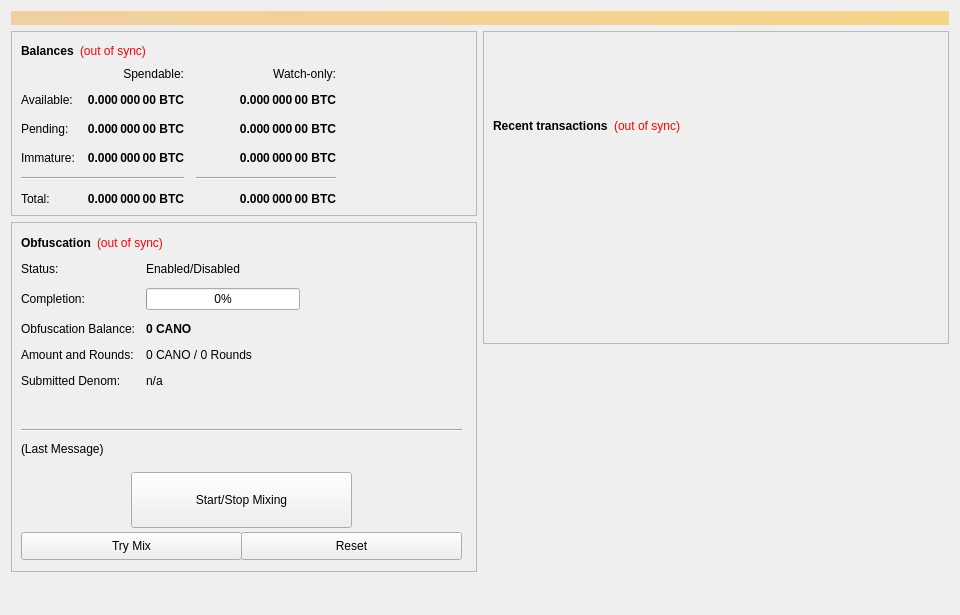
<?xml version="1.0" encoding="UTF-8"?>
<ui version="4.0">
 <class>OverviewPage</class>
 <widget class="QWidget" name="OverviewPage">
  <property name="geometry">
   <rect>
    <x>0</x>
    <y>0</y>
    <width>960</width>
    <height>615</height>
   </rect>
  </property>
  <property name="minimumSize">
   <size>
    <width>960</width>
    <height>0</height>
   </size>
  </property>
  <property name="windowTitle">
   <string>Form</string>
  </property>
  <layout class="QVBoxLayout" name="topLayout">
   <item>
    <widget class="QLabel" name="labelAlerts">
     <property name="visible">
      <bool>false</bool>
     </property>
     <property name="styleSheet">
      <string notr="true">background-color: qlineargradient(x1: 0, y1: 0, x2: 1, y2: 0, stop:0 #F0D0A0, stop:1 #F8D488); color:#000000;</string>
     </property>
     <property name="wordWrap">
      <bool>true</bool>
     </property>
     <property name="margin">
      <number>3</number>
     </property>
    </widget>
   </item>
   <item>
    <layout class="QHBoxLayout" name="horizontalLayout" stretch="1,1">
     <item>
      <layout class="QVBoxLayout" name="verticalLayout_2">
       <item>
        <widget class="QFrame" name="frame">
         <property name="frameShape">
          <enum>QFrame::StyledPanel</enum>
         </property>
         <property name="frameShadow">
          <enum>QFrame::Raised</enum>
         </property>
         <layout class="QVBoxLayout" name="verticalLayout_4">
          <item>
           <layout class="QHBoxLayout" name="horizontalLayout_4">
            <item>
             <widget class="QLabel" name="label_5">
              <property name="font">
               <font>
                <weight>75</weight>
                <bold>true</bold>
               </font>
              </property>
              <property name="text">
               <string>Balances</string>
              </property>
             </widget>
            </item>
            <item>
             <widget class="QLabel" name="labelWalletStatus">
              <property name="cursor">
               <cursorShape>WhatsThisCursor</cursorShape>
              </property>
              <property name="toolTip">
               <string>The displayed information may be out of date. Your wallet automatically synchronizes with the CasinoCoin network after a connection is established, but this process has not completed yet.</string>
              </property>
              <property name="styleSheet">
               <string notr="true">QLabel { color: red; }</string>
              </property>
              <property name="text">
               <string notr="true">(out of sync)</string>
              </property>
              <property name="alignment">
               <set>Qt::AlignLeading|Qt::AlignLeft|Qt::AlignVCenter</set>
              </property>
             </widget>
            </item>
            <item>
             <spacer name="horizontalSpacer_3">
              <property name="orientation">
               <enum>Qt::Horizontal</enum>
              </property>
              <property name="sizeHint" stdset="0">
               <size>
                <width>40</width>
                <height>20</height>
               </size>
              </property>
             </spacer>
            </item>
           </layout>
          </item>
          <item>
           <layout class="QGridLayout" name="gridLayout">
            <property name="spacing">
             <number>12</number>
            </property>
            <item row="2" column="2">
             <widget class="QLabel" name="labelWatchPending">
              <property name="font">
               <font>
                <weight>75</weight>
                <bold>true</bold>
               </font>
              </property>
              <property name="cursor">
               <cursorShape>IBeamCursor</cursorShape>
              </property>
              <property name="toolTip">
               <string>Unconfirmed transactions to watch-only addresses</string>
              </property>
              <property name="text">
               <string notr="true">0.000 000 00 BTC</string>
              </property>
              <property name="alignment">
               <set>Qt::AlignRight|Qt::AlignTrailing|Qt::AlignVCenter</set>
              </property>
              <property name="textInteractionFlags">
               <set>Qt::LinksAccessibleByMouse|Qt::TextSelectableByKeyboard|Qt::TextSelectableByMouse</set>
              </property>
             </widget>
            </item>
            <item row="2" column="1">
             <widget class="QLabel" name="labelUnconfirmed">
              <property name="font">
               <font>
                <weight>75</weight>
                <bold>true</bold>
               </font>
              </property>
              <property name="cursor">
               <cursorShape>IBeamCursor</cursorShape>
              </property>
              <property name="toolTip">
               <string>Total of transactions that have yet to be confirmed, and do not yet count toward the spendable balance</string>
              </property>
              <property name="text">
               <string notr="true">0.000 000 00 BTC</string>
              </property>
              <property name="alignment">
               <set>Qt::AlignRight|Qt::AlignTrailing|Qt::AlignVCenter</set>
              </property>
              <property name="textInteractionFlags">
               <set>Qt::LinksAccessibleByMouse|Qt::TextSelectableByKeyboard|Qt::TextSelectableByMouse</set>
              </property>
             </widget>
            </item>
            <item row="3" column="2">
             <widget class="QLabel" name="labelWatchImmature">
              <property name="font">
               <font>
                <weight>75</weight>
                <bold>true</bold>
               </font>
              </property>
              <property name="cursor">
               <cursorShape>IBeamCursor</cursorShape>
              </property>
              <property name="toolTip">
               <string>Staked or masternode rewards in watch-only addresses that has not yet matured</string>
              </property>
              <property name="text">
               <string notr="true">0.000 000 00 BTC</string>
              </property>
              <property name="alignment">
               <set>Qt::AlignRight|Qt::AlignTrailing|Qt::AlignVCenter</set>
              </property>
              <property name="textInteractionFlags">
               <set>Qt::LinksAccessibleByMouse|Qt::TextSelectableByKeyboard|Qt::TextSelectableByMouse</set>
              </property>
             </widget>
            </item>
            <item row="4" column="0" colspan="2">
             <widget class="Line" name="lineSpendableBalance">
              <property name="orientation">
               <enum>Qt::Horizontal</enum>
              </property>
             </widget>
            </item>
            <item row="4" column="2">
             <widget class="Line" name="lineWatchBalance">
              <property name="sizePolicy">
               <sizepolicy hsizetype="Preferred" vsizetype="Fixed">
                <horstretch>0</horstretch>
                <verstretch>0</verstretch>
               </sizepolicy>
              </property>
              <property name="minimumSize">
               <size>
                <width>140</width>
                <height>0</height>
               </size>
              </property>
              <property name="orientation">
               <enum>Qt::Horizontal</enum>
              </property>
             </widget>
            </item>
            <item row="5" column="0">
             <widget class="QLabel" name="labelTotalText">
              <property name="text">
               <string>Total:</string>
              </property>
             </widget>
            </item>
            <item row="3" column="1">
             <widget class="QLabel" name="labelImmature">
              <property name="font">
               <font>
                <weight>75</weight>
                <bold>true</bold>
               </font>
              </property>
              <property name="cursor">
               <cursorShape>IBeamCursor</cursorShape>
              </property>
              <property name="toolTip">
               <string>Staked or masternode rewards that has not yet matured</string>
              </property>
              <property name="text">
               <string notr="true">0.000 000 00 BTC</string>
              </property>
              <property name="alignment">
               <set>Qt::AlignRight|Qt::AlignTrailing|Qt::AlignVCenter</set>
              </property>
              <property name="textInteractionFlags">
               <set>Qt::LinksAccessibleByMouse|Qt::TextSelectableByKeyboard|Qt::TextSelectableByMouse</set>
              </property>
             </widget>
            </item>
            <item row="2" column="3">
             <spacer name="horizontalSpacer_2">
              <property name="orientation">
               <enum>Qt::Horizontal</enum>
              </property>
              <property name="sizeHint" stdset="0">
               <size>
                <width>40</width>
                <height>20</height>
               </size>
              </property>
             </spacer>
            </item>
            <item row="3" column="0">
             <widget class="QLabel" name="labelImmatureText">
              <property name="text">
               <string>Immature:</string>
              </property>
             </widget>
            </item>
            <item row="5" column="1">
             <widget class="QLabel" name="labelTotal">
              <property name="font">
               <font>
                <weight>75</weight>
                <bold>true</bold>
               </font>
              </property>
              <property name="cursor">
               <cursorShape>IBeamCursor</cursorShape>
              </property>
              <property name="toolTip">
               <string>Your current total balance</string>
              </property>
              <property name="text">
               <string notr="true">0.000 000 00 BTC</string>
              </property>
              <property name="alignment">
               <set>Qt::AlignRight|Qt::AlignTrailing|Qt::AlignVCenter</set>
              </property>
              <property name="textInteractionFlags">
               <set>Qt::LinksAccessibleByMouse|Qt::TextSelectableByKeyboard|Qt::TextSelectableByMouse</set>
              </property>
             </widget>
            </item>
            <item row="5" column="2">
             <widget class="QLabel" name="labelWatchTotal">
              <property name="font">
               <font>
                <weight>75</weight>
                <bold>true</bold>
               </font>
              </property>
              <property name="cursor">
               <cursorShape>IBeamCursor</cursorShape>
              </property>
              <property name="toolTip">
               <string>Current total balance in watch-only addresses</string>
              </property>
              <property name="text">
               <string notr="true">0.000 000 00 BTC</string>
              </property>
              <property name="alignment">
               <set>Qt::AlignRight|Qt::AlignTrailing|Qt::AlignVCenter</set>
              </property>
              <property name="textInteractionFlags">
               <set>Qt::LinksAccessibleByMouse|Qt::TextSelectableByKeyboard|Qt::TextSelectableByMouse</set>
              </property>
             </widget>
            </item>
            <item row="0" column="2">
             <widget class="QLabel" name="labelWatchonly">
              <property name="text">
               <string>Watch-only:</string>
              </property>
              <property name="alignment">
               <set>Qt::AlignRight|Qt::AlignTrailing|Qt::AlignVCenter</set>
              </property>
             </widget>
            </item>
            <item row="1" column="0">
             <widget class="QLabel" name="labelBalanceText">
              <property name="text">
               <string>Available:</string>
              </property>
             </widget>
            </item>
            <item row="1" column="1">
             <widget class="QLabel" name="labelBalance">
              <property name="font">
               <font>
                <weight>75</weight>
                <bold>true</bold>
               </font>
              </property>
              <property name="cursor">
               <cursorShape>IBeamCursor</cursorShape>
              </property>
              <property name="toolTip">
               <string>Your current spendable balance</string>
              </property>
              <property name="text">
               <string notr="true">0.000 000 00 BTC</string>
              </property>
              <property name="alignment">
               <set>Qt::AlignRight|Qt::AlignTrailing|Qt::AlignVCenter</set>
              </property>
              <property name="textInteractionFlags">
               <set>Qt::LinksAccessibleByMouse|Qt::TextSelectableByKeyboard|Qt::TextSelectableByMouse</set>
              </property>
             </widget>
            </item>
            <item row="1" column="2">
             <widget class="QLabel" name="labelWatchAvailable">
              <property name="font">
               <font>
                <weight>75</weight>
                <bold>true</bold>
               </font>
              </property>
              <property name="cursor">
               <cursorShape>IBeamCursor</cursorShape>
              </property>
              <property name="toolTip">
               <string>Your current balance in watch-only addresses</string>
              </property>
              <property name="text">
               <string notr="true">0.000 000 00 BTC</string>
              </property>
              <property name="alignment">
               <set>Qt::AlignRight|Qt::AlignTrailing|Qt::AlignVCenter</set>
              </property>
              <property name="textInteractionFlags">
               <set>Qt::LinksAccessibleByMouse|Qt::TextSelectableByKeyboard|Qt::TextSelectableByMouse</set>
              </property>
             </widget>
            </item>
            <item row="2" column="0">
             <widget class="QLabel" name="labelPendingText">
              <property name="text">
               <string>Pending:</string>
              </property>
             </widget>
            </item>
            <item row="0" column="1">
             <widget class="QLabel" name="labelSpendable">
              <property name="text">
               <string>Spendable:</string>
              </property>
              <property name="alignment">
               <set>Qt::AlignRight|Qt::AlignTrailing|Qt::AlignVCenter</set>
              </property>
             </widget>
            </item>
           </layout>
          </item>
         </layout>
        </widget>
       </item>
       <item>
        <widget class="QFrame" name="frameObfuscation">
         <property name="minimumSize">
          <size>
           <width>0</width>
           <height>350</height>
          </size>
         </property>
         <property name="layoutDirection">
          <enum>Qt::LeftToRight</enum>
         </property>
         <property name="frameShape">
          <enum>QFrame::StyledPanel</enum>
         </property>
         <property name="frameShadow">
          <enum>QFrame::Raised</enum>
         </property>
         <widget class="QWidget" name="formLayoutWidget">
          <property name="geometry">
           <rect>
            <x>10</x>
            <y>40</y>
            <width>451</width>
            <height>161</height>
           </rect>
          </property>
          <layout class="QFormLayout" name="formLayout">
           <property name="fieldGrowthPolicy">
            <enum>QFormLayout::AllNonFixedFieldsGrow</enum>
           </property>
           <property name="horizontalSpacing">
            <number>11</number>
           </property>
           <property name="verticalSpacing">
            <number>12</number>
           </property>
           <item row="0" column="0">
            <widget class="QLabel" name="label_6">
             <property name="text">
              <string>Status:</string>
             </property>
            </widget>
           </item>
           <item row="1" column="0">
            <widget class="QLabel" name="label_7">
             <property name="text">
              <string>Completion:</string>
             </property>
            </widget>
           </item>
           <item row="1" column="1">
            <widget class="QProgressBar" name="obfuscationProgress">
             <property name="maximumSize">
              <size>
               <width>154</width>
               <height>16777215</height>
              </size>
             </property>
             <property name="value">
              <number>0</number>
             </property>
            </widget>
           </item>
           <item row="2" column="0">
            <widget class="QLabel" name="labelAnonymizedText">
             <property name="text">
              <string>Obfuscation Balance:</string>
             </property>
            </widget>
           </item>
           <item row="2" column="1">
            <widget class="QLabel" name="labelAnonymized">
             <property name="font">
              <font>
               <weight>75</weight>
               <bold>true</bold>
              </font>
             </property>
             <property name="text">
              <string notr="true">0 CANO</string>
             </property>
            </widget>
           </item>
           <item row="3" column="0">
            <widget class="QLabel" name="label_8">
             <property name="text">
              <string>Amount and Rounds:</string>
             </property>
            </widget>
           </item>
           <item row="3" column="1">
            <widget class="QLabel" name="labelAmountRounds">
             <property name="text">
              <string>0 CANO / 0 Rounds</string>
             </property>
            </widget>
           </item>
           <item row="4" column="0">
            <widget class="QLabel" name="label_9">
             <property name="text">
              <string>Submitted Denom:</string>
             </property>
            </widget>
           </item>
           <item row="4" column="1">
            <widget class="QLabel" name="labelSubmittedDenom">
             <property name="toolTip">
              <string>The denominations you submitted to the Masternode.&lt;br&gt;To mix, other users must submit the exact same denominations.</string>
             </property>
             <property name="text">
              <string>n/a</string>
             </property>
            </widget>
           </item>
           <item row="0" column="1">
            <widget class="QLabel" name="obfuscationEnabled">
             <property name="text">
              <string>Enabled/Disabled</string>
             </property>
            </widget>
           </item>
          </layout>
         </widget>
         <widget class="QPushButton" name="runAutoDenom">
          <property name="geometry">
           <rect>
            <x>251</x>
            <y>17</y>
            <width>1</width>
            <height>1</height>
           </rect>
          </property>
          <property name="palette">
           <palette>
            <active>
             <colorrole role="WindowText">
              <brush brushstyle="SolidPattern">
               <color alpha="255">
                <red>0</red>
                <green>0</green>
                <blue>0</blue>
               </color>
              </brush>
             </colorrole>
             <colorrole role="Button">
              <brush brushstyle="SolidPattern">
               <color alpha="255">
                <red>239</red>
                <green>238</green>
                <blue>238</blue>
               </color>
              </brush>
             </colorrole>
             <colorrole role="Light">
              <brush brushstyle="SolidPattern">
               <color alpha="255">
                <red>255</red>
                <green>255</green>
                <blue>255</blue>
               </color>
              </brush>
             </colorrole>
             <colorrole role="Midlight">
              <brush brushstyle="SolidPattern">
               <color alpha="255">
                <red>247</red>
                <green>246</green>
                <blue>246</blue>
               </color>
              </brush>
             </colorrole>
             <colorrole role="Dark">
              <brush brushstyle="SolidPattern">
               <color alpha="255">
                <red>119</red>
                <green>119</green>
                <blue>119</blue>
               </color>
              </brush>
             </colorrole>
             <colorrole role="Mid">
              <brush brushstyle="SolidPattern">
               <color alpha="255">
                <red>159</red>
                <green>159</green>
                <blue>159</blue>
               </color>
              </brush>
             </colorrole>
             <colorrole role="Text">
              <brush brushstyle="SolidPattern">
               <color alpha="255">
                <red>0</red>
                <green>0</green>
                <blue>0</blue>
               </color>
              </brush>
             </colorrole>
             <colorrole role="BrightText">
              <brush brushstyle="SolidPattern">
               <color alpha="255">
                <red>255</red>
                <green>255</green>
                <blue>255</blue>
               </color>
              </brush>
             </colorrole>
             <colorrole role="ButtonText">
              <brush brushstyle="SolidPattern">
               <color alpha="255">
                <red>0</red>
                <green>0</green>
                <blue>0</blue>
               </color>
              </brush>
             </colorrole>
             <colorrole role="Base">
              <brush brushstyle="SolidPattern">
               <color alpha="255">
                <red>255</red>
                <green>255</green>
                <blue>255</blue>
               </color>
              </brush>
             </colorrole>
             <colorrole role="Window">
              <brush brushstyle="SolidPattern">
               <color alpha="255">
                <red>239</red>
                <green>238</green>
                <blue>238</blue>
               </color>
              </brush>
             </colorrole>
             <colorrole role="Shadow">
              <brush brushstyle="SolidPattern">
               <color alpha="255">
                <red>0</red>
                <green>0</green>
                <blue>0</blue>
               </color>
              </brush>
             </colorrole>
             <colorrole role="AlternateBase">
              <brush brushstyle="SolidPattern">
               <color alpha="255">
                <red>247</red>
                <green>246</green>
                <blue>246</blue>
               </color>
              </brush>
             </colorrole>
             <colorrole role="ToolTipBase">
              <brush brushstyle="SolidPattern">
               <color alpha="255">
                <red>255</red>
                <green>255</green>
                <blue>220</blue>
               </color>
              </brush>
             </colorrole>
             <colorrole role="ToolTipText">
              <brush brushstyle="SolidPattern">
               <color alpha="255">
                <red>0</red>
                <green>0</green>
                <blue>0</blue>
               </color>
              </brush>
             </colorrole>
            </active>
            <inactive>
             <colorrole role="WindowText">
              <brush brushstyle="SolidPattern">
               <color alpha="255">
                <red>0</red>
                <green>0</green>
                <blue>0</blue>
               </color>
              </brush>
             </colorrole>
             <colorrole role="Button">
              <brush brushstyle="SolidPattern">
               <color alpha="255">
                <red>239</red>
                <green>238</green>
                <blue>238</blue>
               </color>
              </brush>
             </colorrole>
             <colorrole role="Light">
              <brush brushstyle="SolidPattern">
               <color alpha="255">
                <red>255</red>
                <green>255</green>
                <blue>255</blue>
               </color>
              </brush>
             </colorrole>
             <colorrole role="Midlight">
              <brush brushstyle="SolidPattern">
               <color alpha="255">
                <red>247</red>
                <green>246</green>
                <blue>246</blue>
               </color>
              </brush>
             </colorrole>
             <colorrole role="Dark">
              <brush brushstyle="SolidPattern">
               <color alpha="255">
                <red>119</red>
                <green>119</green>
                <blue>119</blue>
               </color>
              </brush>
             </colorrole>
             <colorrole role="Mid">
              <brush brushstyle="SolidPattern">
               <color alpha="255">
                <red>159</red>
                <green>159</green>
                <blue>159</blue>
               </color>
              </brush>
             </colorrole>
             <colorrole role="Text">
              <brush brushstyle="SolidPattern">
               <color alpha="255">
                <red>0</red>
                <green>0</green>
                <blue>0</blue>
               </color>
              </brush>
             </colorrole>
             <colorrole role="BrightText">
              <brush brushstyle="SolidPattern">
               <color alpha="255">
                <red>255</red>
                <green>255</green>
                <blue>255</blue>
               </color>
              </brush>
             </colorrole>
             <colorrole role="ButtonText">
              <brush brushstyle="SolidPattern">
               <color alpha="255">
                <red>0</red>
                <green>0</green>
                <blue>0</blue>
               </color>
              </brush>
             </colorrole>
             <colorrole role="Base">
              <brush brushstyle="SolidPattern">
               <color alpha="255">
                <red>255</red>
                <green>255</green>
                <blue>255</blue>
               </color>
              </brush>
             </colorrole>
             <colorrole role="Window">
              <brush brushstyle="SolidPattern">
               <color alpha="255">
                <red>239</red>
                <green>238</green>
                <blue>238</blue>
               </color>
              </brush>
             </colorrole>
             <colorrole role="Shadow">
              <brush brushstyle="SolidPattern">
               <color alpha="255">
                <red>0</red>
                <green>0</green>
                <blue>0</blue>
               </color>
              </brush>
             </colorrole>
             <colorrole role="AlternateBase">
              <brush brushstyle="SolidPattern">
               <color alpha="255">
                <red>247</red>
                <green>246</green>
                <blue>246</blue>
               </color>
              </brush>
             </colorrole>
             <colorrole role="ToolTipBase">
              <brush brushstyle="SolidPattern">
               <color alpha="255">
                <red>255</red>
                <green>255</green>
                <blue>220</blue>
               </color>
              </brush>
             </colorrole>
             <colorrole role="ToolTipText">
              <brush brushstyle="SolidPattern">
               <color alpha="255">
                <red>0</red>
                <green>0</green>
                <blue>0</blue>
               </color>
              </brush>
             </colorrole>
            </inactive>
            <disabled>
             <colorrole role="WindowText">
              <brush brushstyle="SolidPattern">
               <color alpha="255">
                <red>119</red>
                <green>119</green>
                <blue>119</blue>
               </color>
              </brush>
             </colorrole>
             <colorrole role="Button">
              <brush brushstyle="SolidPattern">
               <color alpha="255">
                <red>239</red>
                <green>238</green>
                <blue>238</blue>
               </color>
              </brush>
             </colorrole>
             <colorrole role="Light">
              <brush brushstyle="SolidPattern">
               <color alpha="255">
                <red>255</red>
                <green>255</green>
                <blue>255</blue>
               </color>
              </brush>
             </colorrole>
             <colorrole role="Midlight">
              <brush brushstyle="SolidPattern">
               <color alpha="255">
                <red>247</red>
                <green>246</green>
                <blue>246</blue>
               </color>
              </brush>
             </colorrole>
             <colorrole role="Dark">
              <brush brushstyle="SolidPattern">
               <color alpha="255">
                <red>119</red>
                <green>119</green>
                <blue>119</blue>
               </color>
              </brush>
             </colorrole>
             <colorrole role="Mid">
              <brush brushstyle="SolidPattern">
               <color alpha="255">
                <red>159</red>
                <green>159</green>
                <blue>159</blue>
               </color>
              </brush>
             </colorrole>
             <colorrole role="Text">
              <brush brushstyle="SolidPattern">
               <color alpha="255">
                <red>119</red>
                <green>119</green>
                <blue>119</blue>
               </color>
              </brush>
             </colorrole>
             <colorrole role="BrightText">
              <brush brushstyle="SolidPattern">
               <color alpha="255">
                <red>255</red>
                <green>255</green>
                <blue>255</blue>
               </color>
              </brush>
             </colorrole>
             <colorrole role="ButtonText">
              <brush brushstyle="SolidPattern">
               <color alpha="255">
                <red>119</red>
                <green>119</green>
                <blue>119</blue>
               </color>
              </brush>
             </colorrole>
             <colorrole role="Base">
              <brush brushstyle="SolidPattern">
               <color alpha="255">
                <red>239</red>
                <green>238</green>
                <blue>238</blue>
               </color>
              </brush>
             </colorrole>
             <colorrole role="Window">
              <brush brushstyle="SolidPattern">
               <color alpha="255">
                <red>239</red>
                <green>238</green>
                <blue>238</blue>
               </color>
              </brush>
             </colorrole>
             <colorrole role="Shadow">
              <brush brushstyle="SolidPattern">
               <color alpha="255">
                <red>0</red>
                <green>0</green>
                <blue>0</blue>
               </color>
              </brush>
             </colorrole>
             <colorrole role="AlternateBase">
              <brush brushstyle="SolidPattern">
               <color alpha="255">
                <red>239</red>
                <green>238</green>
                <blue>238</blue>
               </color>
              </brush>
             </colorrole>
             <colorrole role="ToolTipBase">
              <brush brushstyle="SolidPattern">
               <color alpha="255">
                <red>255</red>
                <green>255</green>
                <blue>220</blue>
               </color>
              </brush>
             </colorrole>
             <colorrole role="ToolTipText">
              <brush brushstyle="SolidPattern">
               <color alpha="255">
                <red>0</red>
                <green>0</green>
                <blue>0</blue>
               </color>
              </brush>
             </colorrole>
            </disabled>
           </palette>
          </property>
          <property name="focusPolicy">
           <enum>Qt::NoFocus</enum>
          </property>
          <property name="autoFillBackground">
           <bool>true</bool>
          </property>
          <property name="text">
           <string/>
          </property>
          <property name="flat">
           <bool>true</bool>
          </property>
         </widget>
         <widget class="QPushButton" name="toggleObfuscation">
          <property name="geometry">
           <rect>
            <x>120</x>
            <y>250</y>
            <width>221</width>
            <height>56</height>
           </rect>
          </property>
          <property name="sizePolicy">
           <sizepolicy hsizetype="MinimumExpanding" vsizetype="Fixed">
            <horstretch>0</horstretch>
            <verstretch>0</verstretch>
           </sizepolicy>
          </property>
          <property name="text">
           <string>Start/Stop Mixing</string>
          </property>
         </widget>
         <widget class="Line" name="lineLastMessage">
          <property name="geometry">
           <rect>
            <x>10</x>
            <y>200</y>
            <width>441</width>
            <height>16</height>
           </rect>
          </property>
          <property name="orientation">
           <enum>Qt::Horizontal</enum>
          </property>
         </widget>
         <widget class="QLabel" name="obfuscationStatus">
          <property name="geometry">
           <rect>
            <x>10</x>
            <y>220</y>
            <width>451</width>
            <height>61</height>
           </rect>
          </property>
          <property name="minimumSize">
           <size>
            <width>288</width>
            <height>43</height>
           </size>
          </property>
          <property name="text">
           <string>(Last Message)</string>
          </property>
          <property name="alignment">
           <set>Qt::AlignLeading|Qt::AlignLeft|Qt::AlignTop</set>
          </property>
          <property name="wordWrap">
           <bool>true</bool>
          </property>
         </widget>
         <widget class="QPushButton" name="obfuscationAuto">
          <property name="geometry">
           <rect>
            <x>10</x>
            <y>310</y>
            <width>221</width>
            <height>28</height>
           </rect>
          </property>
          <property name="sizePolicy">
           <sizepolicy hsizetype="MinimumExpanding" vsizetype="Fixed">
            <horstretch>0</horstretch>
            <verstretch>0</verstretch>
           </sizepolicy>
          </property>
          <property name="toolTip">
           <string>Try to manually submit a Obfuscation request.</string>
          </property>
          <property name="text">
           <string>Try Mix</string>
          </property>
         </widget>
         <widget class="QPushButton" name="obfuscationReset">
          <property name="geometry">
           <rect>
            <x>230</x>
            <y>310</y>
            <width>221</width>
            <height>28</height>
           </rect>
          </property>
          <property name="sizePolicy">
           <sizepolicy hsizetype="MinimumExpanding" vsizetype="Fixed">
            <horstretch>0</horstretch>
            <verstretch>0</verstretch>
           </sizepolicy>
          </property>
          <property name="toolTip">
           <string>Reset the current status of Obfuscation (can interrupt Obfuscation if it's in the process of Mixing, which can cost you money!)</string>
          </property>
          <property name="autoFillBackground">
           <bool>false</bool>
          </property>
          <property name="text">
           <string>Reset</string>
          </property>
         </widget>
         <widget class="QWidget" name="layoutWidget">
          <property name="geometry">
           <rect>
            <x>10</x>
            <y>10</y>
            <width>431</width>
            <height>22</height>
           </rect>
          </property>
          <layout class="QHBoxLayout" name="horizontalLayout_5">
           <item>
            <widget class="QLabel" name="label_2">
             <property name="font">
              <font>
               <weight>75</weight>
               <bold>true</bold>
              </font>
             </property>
             <property name="text">
              <string>Obfuscation</string>
             </property>
            </widget>
           </item>
           <item>
            <widget class="QLabel" name="labelObfuscationSyncStatus">
             <property name="toolTip">
              <string>The displayed information may be out of date. Your wallet automatically synchronizes with the CasinoCoin network after a connection is established, but this process has not completed yet.</string>
             </property>
             <property name="styleSheet">
              <string notr="true">QLabel { color: red; }</string>
             </property>
             <property name="text">
              <string notr="true">(out of sync)</string>
             </property>
             <property name="alignment">
              <set>Qt::AlignLeading|Qt::AlignLeft|Qt::AlignVCenter</set>
             </property>
            </widget>
           </item>
           <item>
            <spacer name="horizontalSpacer_4">
             <property name="orientation">
              <enum>Qt::Horizontal</enum>
             </property>
             <property name="sizeHint" stdset="0">
              <size>
               <width>40</width>
               <height>20</height>
              </size>
             </property>
            </spacer>
           </item>
          </layout>
         </widget>
        </widget>
       </item>
       <item>
        <spacer name="verticalSpacer">
         <property name="orientation">
          <enum>Qt::Vertical</enum>
         </property>
         <property name="sizeHint" stdset="0">
          <size>
           <width>20</width>
           <height>40</height>
          </size>
         </property>
        </spacer>
       </item>
      </layout>
     </item>
     <item>
      <layout class="QVBoxLayout" name="verticalLayout_3">
       <item>
        <widget class="QFrame" name="frame_2">
         <property name="frameShape">
          <enum>QFrame::StyledPanel</enum>
         </property>
         <property name="frameShadow">
          <enum>QFrame::Raised</enum>
         </property>
         <layout class="QVBoxLayout" name="verticalLayout">
          <item>
           <spacer name="verticalSpacer_3">
            <property name="orientation">
             <enum>Qt::Vertical</enum>
            </property>
            <property name="sizeType">
             <enum>QSizePolicy::Fixed</enum>
            </property>
            <property name="sizeHint" stdset="0">
             <size>
              <width>20</width>
              <height>75</height>
             </size>
            </property>
           </spacer>
          </item>
          <item>
           <layout class="QHBoxLayout" name="horizontalLayout_2">
            <item>
             <widget class="QLabel" name="label_4">
              <property name="font">
               <font>
                <weight>75</weight>
                <bold>true</bold>
               </font>
              </property>
              <property name="text">
               <string>Recent transactions</string>
              </property>
             </widget>
            </item>
            <item>
             <widget class="QLabel" name="labelTransactionsStatus">
              <property name="cursor">
               <cursorShape>WhatsThisCursor</cursorShape>
              </property>
              <property name="toolTip">
               <string>The displayed information may be out of date. Your wallet automatically synchronizes with the CasinoCoin network after a connection is established, but this process has not completed yet.</string>
              </property>
              <property name="styleSheet">
               <string notr="true">QLabel { color: red; }</string>
              </property>
              <property name="text">
               <string notr="true">(out of sync)</string>
              </property>
              <property name="alignment">
               <set>Qt::AlignRight|Qt::AlignTrailing|Qt::AlignVCenter</set>
              </property>
             </widget>
            </item>
            <item>
             <spacer name="horizontalSpacer">
              <property name="orientation">
               <enum>Qt::Horizontal</enum>
              </property>
              <property name="sizeHint" stdset="0">
               <size>
                <width>40</width>
                <height>20</height>
               </size>
              </property>
             </spacer>
            </item>
           </layout>
          </item>
          <item>
           <widget class="QListView" name="listTransactions">
            <property name="styleSheet">
             <string notr="true">QListView { background: transparent; }</string>
            </property>
            <property name="frameShape">
             <enum>QFrame::NoFrame</enum>
            </property>
            <property name="verticalScrollBarPolicy">
             <enum>Qt::ScrollBarAlwaysOff</enum>
            </property>
            <property name="horizontalScrollBarPolicy">
             <enum>Qt::ScrollBarAlwaysOff</enum>
            </property>
            <property name="selectionMode">
             <enum>QAbstractItemView::NoSelection</enum>
            </property>
           </widget>
          </item>
         </layout>
        </widget>
       </item>
       <item>
        <spacer name="verticalSpacer_2">
         <property name="orientation">
          <enum>Qt::Vertical</enum>
         </property>
         <property name="sizeType">
          <enum>QSizePolicy::Expanding</enum>
         </property>
         <property name="sizeHint" stdset="0">
          <size>
           <width>20</width>
           <height>40</height>
          </size>
         </property>
        </spacer>
       </item>
      </layout>
     </item>
    </layout>
   </item>
  </layout>
 </widget>
 <resources/>
 <connections/>
</ui>
